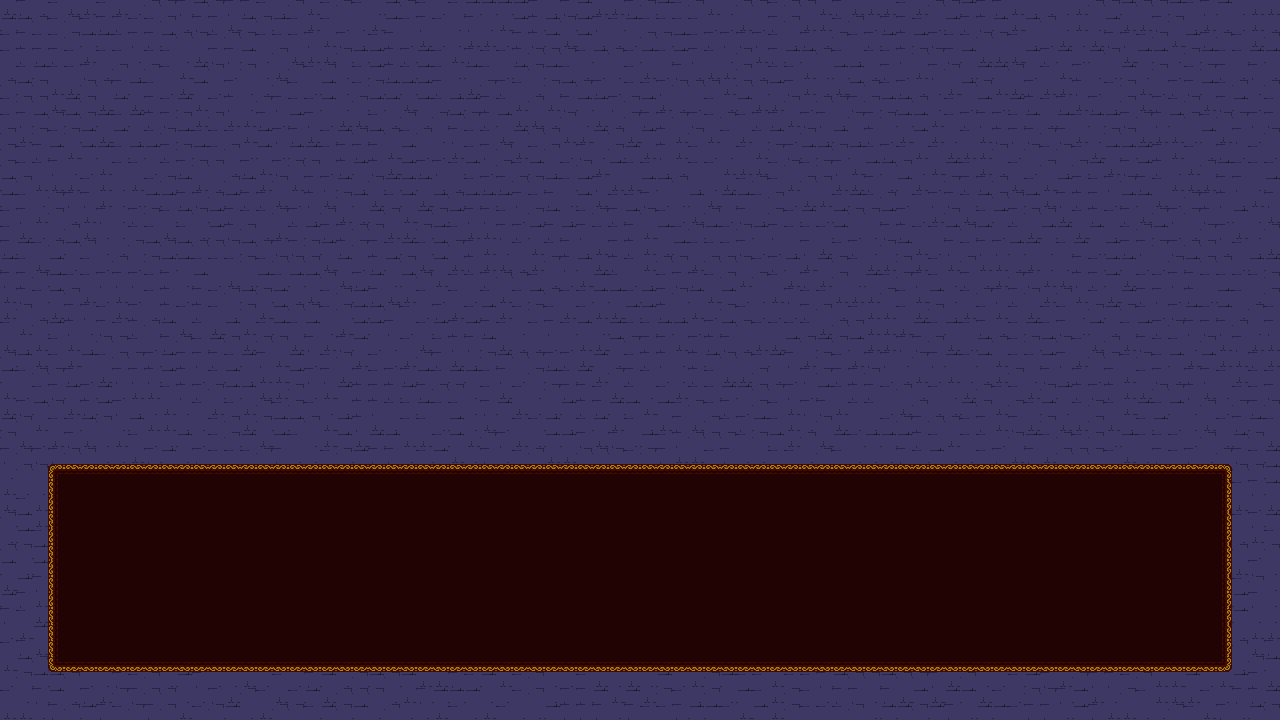

A level layout from a 2D game, rendered from its tile map. Below: a short description, then the map file with tile-grid data replaced by summaries:
An orthogonal 80x45 tile map with 16x16 px tiles, 3 tile layers (background, Enemie, text), 4 tilesets and 8 objects (2x 1, 2x 2, 2x 3, Text, enemie).

<map version="1.2" tiledversion="1.2.0" orientation="orthogonal" renderorder="right-down" width="80" height="45" tilewidth="16" tileheight="16" infinite="0" nextlayerid="5" nextobjectid="13">
 <tileset firstgid="1" name="rpg indoor tileset expansion 1 trans" tilewidth="16" tileheight="16" tilecount="132" columns="11">
  <image source="../art/tile_source/rpg indoor tileset expansion 1 trans.png" width="176" height="192" />
 </tileset>
 <tileset firstgid="133" name="PurplePalace_" tilewidth="16" tileheight="16" tilecount="576" columns="24">
  <image source="../art/tile_source/PurplePalace_.png" width="384" height="384" />
 </tileset>
 <tileset firstgid="709" name="0x72_DungeonTilesetII_v1.1" tilewidth="16" tileheight="16" tilecount="1024" columns="32">
  <image source="../art/tile_source/0x72_DungeonTilesetII_v1.1.png" width="512" height="512" />
 </tileset>
 <tileset firstgid="1733" name="Dungeon1" tilewidth="16" tileheight="16" tilecount="448" columns="8">
  <image source="../art/tile_source/Dungeon1.png" width="128" height="896" />
 </tileset>
 <layer id="1" name="background" width="80" height="45">
  <data>[3600 cells, 3600 non-empty, 6 distinct tile ids]</data>
 </layer>
 <layer id="4" name="Enemie" width="80" height="45">
  <data>[3600 cells, 0 non-empty, 0 distinct tile ids]</data>
 </layer>
 <layer id="2" name="text" width="80" height="45">
  <data>[3600 cells, 962 non-empty, 16 distinct tile ids]</data>
 </layer>
 <objectgroup id="3" name="obj">
  <object id="1" name="Text" x="64" y="480" width="1151.88" height="175.833" />
  <object id="2" name="enemie" x="54.6667" y="24" width="1172.67" height="422.333" />
  <object id="7" name="atack" type="1" x="138.206" y="528" width="284.255" height="67.1667">
   <text fontfamily="Source Code Pro Black" pixelsize="64" wrap="1" color="#ffffff" bold="1" italic="1" halign="center" valign="center">ATACAR</text>
  </object>
  <object id="8" name="atack" type="2" x="489" y="528" width="316.255" height="67.1667">
   <text fontfamily="Source Code Pro Black" pixelsize="64" wrap="1" color="#ffffff" bold="1" italic="1" halign="center" valign="center">DEFENDER</text>
  </object>
  <object id="9" name="atack" type="3" x="864" y="528" width="284.255" height="67.1667">
   <text fontfamily="Source Code Pro Black" pixelsize="64" wrap="1" color="#ffffff" bold="1" italic="1" halign="center" valign="center">FUGIR</text>
  </object>
  <object id="10" name="acao" type="1" x="96" y="512" width="48" height="48" />
  <object id="11" name="acao" type="2" x="512" y="512" width="48" height="48" />
  <object id="12" name="acao" type="3" x="880" y="512" width="48" height="48" />
 </objectgroup>
</map>
